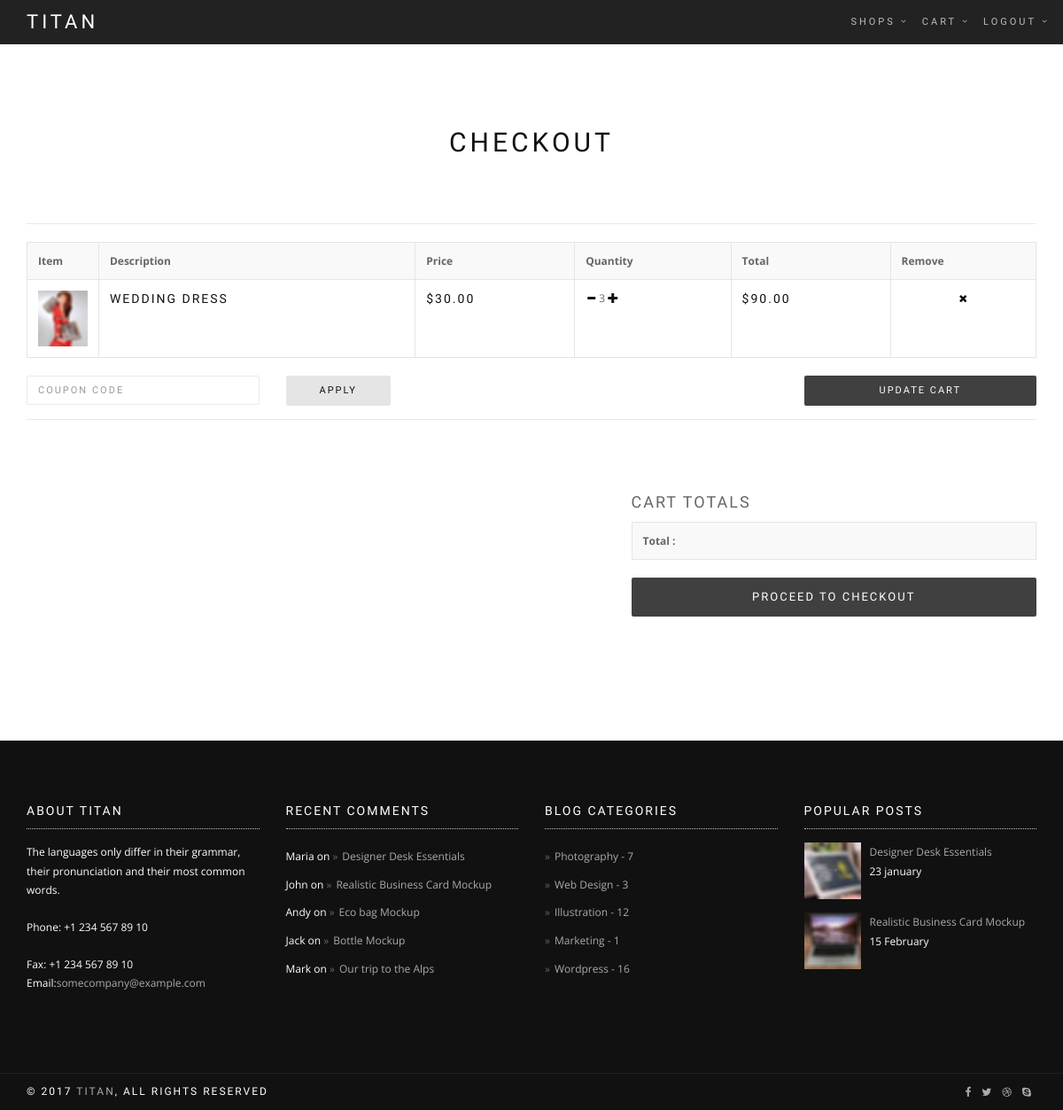
The page /cartitem/ (signed in) on the database as committed earlier.
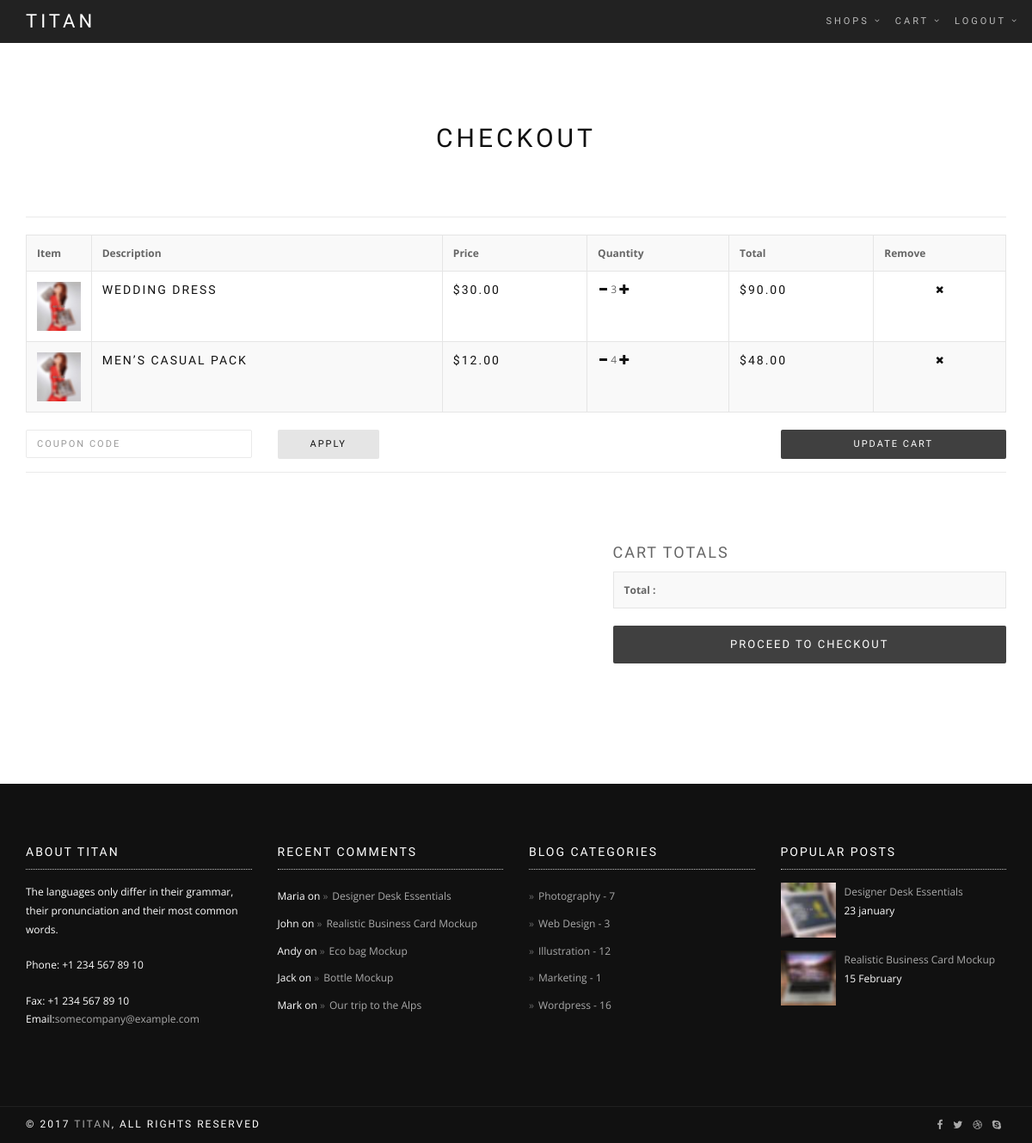
The same page on the database as committed later.
### ecommerce/models.py (models this page shows, shortened)
class CartItem(models.Model):
    cart = models.ForeignKey(Cart, on_delete=models.CASCADE, related_name='cart_items')
    product = models.ForeignKey(Product, on_delete=models.CASCADE)
    quantity = models.IntegerField(default=1)
    def get_total_price(self):
        return self.quantity * self.product.price

class Product(models.Model):
    created_at = models.DateTimeField(auto_now_add=True)
    product_name = models.CharField(max_length=255)
    description = models.TextField(default='')
    quantity_per_unit = models.IntegerField()
    price = models.DecimalField(max_digits=8, decimal_places=2)
    composition_id = models.ForeignKey(Composition, on_delete=models.CASCADE)
    size_id = models.ForeignKey(Size, on_delete=models.CASCADE)
    color_id = models.ForeignKey(Color, on_delete=models.CASCADE)
    brand_id = models.ForeignKey(Brand, on_delete=models.CASCADE)

### ecommerce/views.py (the view)
# urls.py: path('cartitem/', views.ListCart.as_view(), name='list-cartitem'),
class ListCart(LoginRequiredMixin, View):
    def get(self, request, *args, **kwargs):
        cart = models.Cart.objects.prefetch_related(
            Prefetch('cart_items', to_attr='cart_items_all')).filter(user=request.user, ordered=False)
        context = {
            'object': cart
            }
        return render(self.request, 'ecommerce/shop_checkout.html', context)

### ecommerce/templates/ecommerce/shop_checkout.html (shortened to what the changed rows need)
<!DOCTYPE html>
{% extends "ecommerce/base.html" %}
{% load static %}
{% block content %}
      <div class="main">
        <section class="module">
          <div class="container">
            <div class="row">
              <div class="col-sm-6 col-sm-offset-3">
                <h1 class="module-title font-alt">Checkout</h1>
              </div>
            </div>
            <div class="row">
              <div class="col-sm-12">
                <table class="table table-striped table-border checkout-table">
                  <tbody>
                    <tr>
                      <th class="hidden-xs">Item</th>
                      <th>Description</th>
                      <th class="hidden-xs">Price</th>
                      <th>Quantity</th>
                      <th>Total</th>
                      <th>Remove</th>
                    </tr>
                    {% for cart_items in object %}
                        {% for cart_item in cart_items.cart_items_all %}
                    <tr>
                      <td class="hidden-xs"><a href="#"><img src="assets/images/shop/product-14.jpg" alt="Accessories Pack"/></a></td>
                      <td>
                        <h5 class="product-title font-alt">{{ cart_item.product.product_name }}</h5>
                      </td>
                      <td class="hidden-xs">
                        <h5 class="product-title font-alt">${{ cart_item.product.price }}</h5>
                      </td>
                      <td>
                          <a href="{% url 'remove-single-item-from-cart' cart_item.product.id %}"><i class="glyphicon glyphicon-minus"></i></a>
                            {{ cart_item.quantity }}
                          <a href="{% url 'add-to-cart' cart_item.product.id %}"><i class="glyphicon glyphicon-plus"></i></a>
                      </td>
                      <td>
                        <h5 class="product-title font-alt">${{ cart_item.get_total_price }} </h5>
                      </td>
                      <td class="pr-remove"><a href="{% url 'remove-from-cart' cart_item.product.id %}" title="Remove"><i class="fa fa-times"></i></a></td>
                    </tr>
                        {% endfor %}
                    {% endfor %}
                  </tbody>
                </table>
              </div>
            </div>
            <div class="row mt-70">
              <div class="col-sm-5 col-sm-offset-7">
                <div class="shop-Cart-totalbox">
                  <table class="table table-striped table-border checkout-table">
                    <tbody>
                      <tr class="shop-Cart-totalprice">
                        <th>Total :  </th>
                      </tr>
                    </tbody>
                  </table>
                </div>
              </div>
            </div>
          </div>
        </section>
      </div>
{% endblock %}

Rows that differ between the two databases and show on the page:
added CartItem: product.product_name "MEN’S CASUAL PACK", product.price "12.00", quantity "4", get_total_price "48.00"
